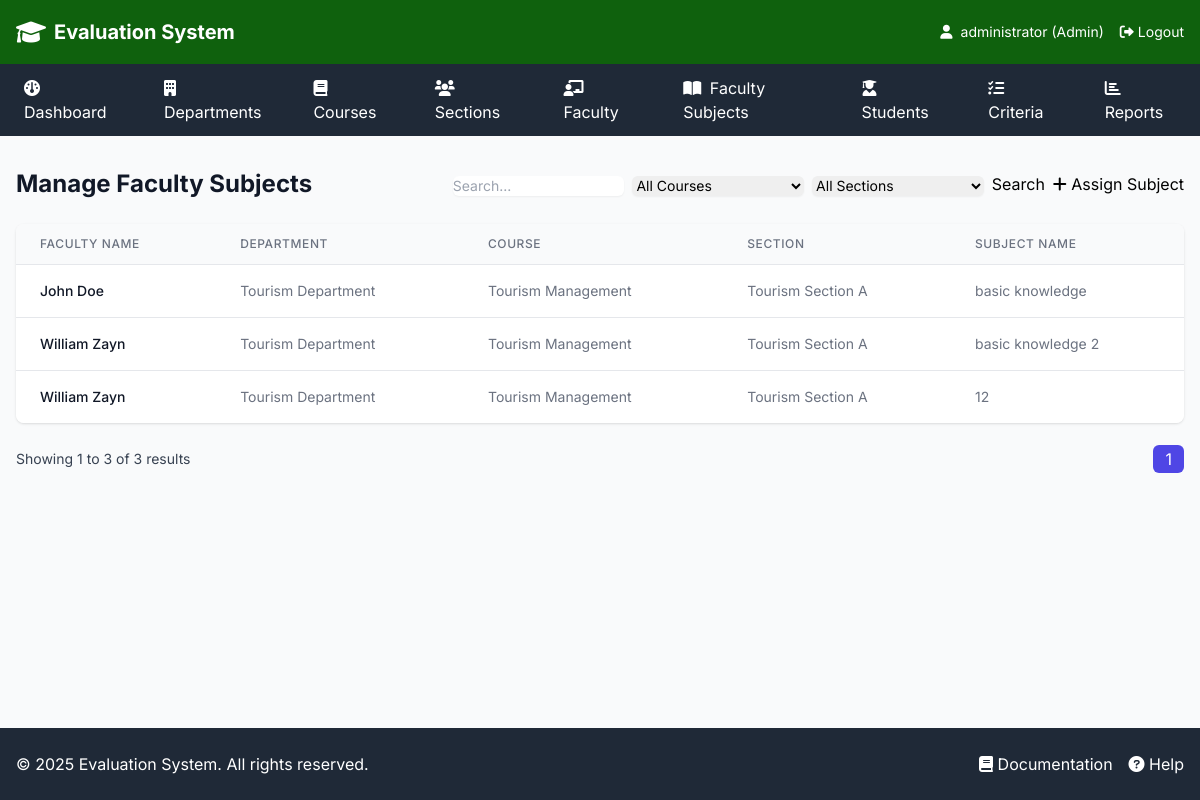
The page /admin/faculty_subjects.php (signed in) on the database its author committed.
### tables this page shows
CREATE TABLE `faculty_subjects` (
  `faculty_subject_id` int(11) NOT NULL,
  `faculty_id` int(11) NOT NULL,
  `course_id` int(11) NOT NULL,
  `section_id` int(11) NOT NULL,
  `subject_name` varchar(100) NOT NULL
);

CREATE TABLE `faculty` (
  `faculty_id` int(11) NOT NULL,
  `name` varchar(100) NOT NULL,
  `department_id` int(11) NOT NULL,
  `email` varchar(100) NOT NULL
);

CREATE TABLE `department` (
  `department_id` int(11) NOT NULL,
  `department_name` varchar(100) NOT NULL
);

CREATE TABLE `course` (
  `course_id` int(11) NOT NULL,
  `course_name` varchar(100) NOT NULL,
  `department_id` int(11) NOT NULL
);

CREATE TABLE `section` (
  `section_id` int(11) NOT NULL,
  `section_name` varchar(50) NOT NULL,
  `course_id` int(11) NOT NULL
);

### admin/faculty_subjects.php (the view, shortened to what this page needs)
<?php
require_once '../includes/header.php';
$search = isset($_GET['search']) ? trim($_GET['search']) : '';
$page = isset($_GET['page']) ? (int)$_GET['page'] : 1;
$limit = 10;
$offset = ($page - 1) * $limit;
$faculty_subjects_query = "
    SELECT fs.*, f.name as faculty_name, c.course_name, s.section_name, d.department_name
    FROM faculty_subjects fs
    JOIN faculty f ON fs.faculty_id = f.faculty_id
    JOIN course c ON fs.course_id = c.course_id
    JOIN section s ON fs.section_id = s.section_id
    JOIN department d ON c.department_id = d.department_id
    WHERE (f.name LIKE ? OR c.course_name LIKE ? OR s.section_name LIKE ? OR d.department_name LIKE ? OR fs.subject_name LIKE ?)
";
$faculty_subjects_query .= " ORDER BY f.name, d.department_name, c.course_name, s.section_name LIMIT ? OFFSET ?";
$stmt = $conn->prepare($faculty_subjects_query);
$search_param = "%$search%";
$stmt->bind_param("ssssssi", $search_param, $search_param, $search_param, $search_param, $search_param, $limit, $offset);
$stmt->execute();
$faculty_subjects = $stmt->get_result();
$total_faculty_subjects_query = "
    SELECT COUNT(*) as total
    FROM faculty_subjects fs
    JOIN faculty f ON fs.faculty_id = f.faculty_id
    JOIN course c ON fs.course_id = c.course_id
    JOIN section s ON fs.section_id = s.section_id
    JOIN department d ON c.department_id = d.department_id
    WHERE (f.name LIKE ? OR c.course_name LIKE ? OR s.section_name LIKE ? OR d.department_name LIKE ? OR fs.subject_name LIKE ?)
";
$stmt = $conn->prepare($total_faculty_subjects_query);
$stmt->bind_param("sssss", $search_param, $search_param, $search_param, $search_param, $search_param);
$stmt->execute();
$total_faculty_subjects_result = $stmt->get_result()->fetch_assoc();
$total_faculty_subjects = $total_faculty_subjects_result['total'];
$total_pages = ceil($total_faculty_subjects / $limit);
?>
<div class="space-y-6">
    <div class="flex justify-between items-center">
        <h1 class="text-2xl font-bold text-gray-900">Manage Faculty Subjects</h1>
        <div class="flex space-x-2">
            <form method="GET" class="flex space-x-2">
                <input type="text" id="search" name="search" placeholder="Search..." value="<?php echo htmlspecialchars($search); ?>"
                    class="mt-1 block w-full rounded-md border-gray-300 shadow-sm focus:border-indigo-500 focus:ring-indigo-500 sm:text-sm">
                <select name="filter_course" id="filter_course" onchange="filterSectionsByCourseFilter()"
                    class="mt-1 block w-full rounded-md border-gray-300 shadow-sm focus:border-indigo-500 focus:ring-indigo-500 sm:text-sm">
                    <option value="">All Courses</option>
                </select>
                <select name="filter_section" id="filter_section" onchange="this.form.submit()"
                    class="mt-1 block w-full rounded-md border-gray-300 shadow-sm focus:border-indigo-500 focus:ring-indigo-500 sm:text-sm">
                    <option value="">All Sections</option>
                </select>
                <button type="submit" class="btn-primary">
                    Search
                </button>
            </form>
            <button onclick="openAddModal()" class="btn-primary">
                <i class="fas fa-plus"></i> Assign Subject
            </button>
        </div>
    </div>
    <div class="bg-white rounded-lg shadow overflow-hidden">
        <table class="min-w-full divide-y divide-gray-200">
            <thead class="bg-gray-50">
                <tr>
                    <th class="px-6 py-3 text-left text-xs font-medium text-gray-500 uppercase tracking-wider">
                        Faculty Name
                    </th>
                    <th class="px-6 py-3 text-left text-xs font-medium text-gray-500 uppercase tracking-wider">
                        Department
                    </th>
                    <th class="px-6 py-3 text-left text-xs font-medium text-gray-500 uppercase tracking-wider">
                        Course
                    </th>
                    <th class="px-6 py-3 text-left text-xs font-medium text-gray-500 uppercase tracking-wider">
                        Section
                    </th>
                    <th class="px-6 py-3 text-left text-xs font-medium text-gray-500 uppercase tracking-wider">
                        Subject Name
                    </th>
                </tr>
            </thead>
            <tbody class="bg-white divide-y divide-gray-200">
                <?php if ($faculty_subjects->num_rows > 0): ?>
                    <?php while ($fs = $faculty_subjects->fetch_assoc()): ?>
                        <tr>
                            <td class="px-6 py-4 whitespace-nowrap">
                                <div class="text-sm font-medium text-gray-900">
                                    <?php echo htmlspecialchars($fs['faculty_name']); ?>
                                </div>
                            </td>
                            <td class="px-6 py-4 whitespace-nowrap">
                                <div class="text-sm text-gray-500">
                                    <?php echo htmlspecialchars($fs['department_name']); ?>
                                </div>
                            </td>
                            <td class="px-6 py-4 whitespace-nowrap">
                                <div class="text-sm text-gray-500">
                                    <?php echo htmlspecialchars($fs['course_name']); ?>
                                </div>
                            </td>
                            <td class="px-6 py-4 whitespace-nowrap">
                                <div class="text-sm text-gray-500">
                                    <?php echo htmlspecialchars($fs['section_name']); ?>
                                </div>
                            </td>
                            <td class="px-6 py-4 whitespace-nowrap">
                                <div class="text-sm text-gray-500">
                                    <?php echo htmlspecialchars($fs['subject_name']); ?>
                                </div>
                            </td>
                        </tr>
                    <?php endwhile; ?>
                <?php endif; ?>
            </tbody>
        </table>
    </div>
    <div class="flex justify-between items-center mt-4">
        <div class="text-sm text-gray-700">
            Showing <?php echo $offset + 1; ?> to <?php echo min($offset + $limit, $total_faculty_subjects); ?> of <?php echo $total_faculty_subjects; ?> results
        </div>
        <div class="space-x-2">
            <?php for ($i = 1; $i <= $total_pages; $i++): ?>
                <a href="?search=<?php echo urlencode($search); ?>&page=<?php echo $i; ?>"
                    class="px-3 py-1 rounded-md <?php echo $i === $page ? 'bg-indigo-600 text-white' : 'bg-gray-200 text-gray-700'; ?>">
                    <?php echo $i; ?>
                </a>
            <?php endfor; ?>
        </div>
    </div>
</div>
<?php require_once '../includes/footer.php'; ?>

### includes/header.php (style rules this page uses)
body { font-family: 'Inter', sans-serif; }

### admin/faculty_subjects.php (style rules this page uses)
.btn-primary { @apply inline-flex justify-center py-2 px-4 border border-transparent shadow-sm text-sm font-medium rounded-md text-white bg-indigo-600 hover:bg-indigo-700 focus:outline-none focus:ring-2 focus:ring-offset-2 focus:ring-indigo-500; }

### rows shown on the page
faculty_subjects: faculty.name "John Doe", department.department_name "Tourism Department", course.course_name "Tourism Management", section.section_name "Tourism Section A", subject_name "basic knowledge"
faculty_subjects: faculty.name "William Zayn", department.department_name "Tourism Department", course.course_name "Tourism Management", section.section_name "Tourism Section A", subject_name "basic knowledge 2"
faculty_subjects: faculty.name "William Zayn", department.department_name "Tourism Department", course.course_name "Tourism Management", section.section_name "Tourism Section A", subject_name "12"

### other values the page prints
$_SESSION['username'] "administrator"
$_SESSION['user_type'] "Admin"
$offset + 1 "1"
min($offset + $limit, $total_faculty_subjects) "3"
$total_faculty_subjects "3"
